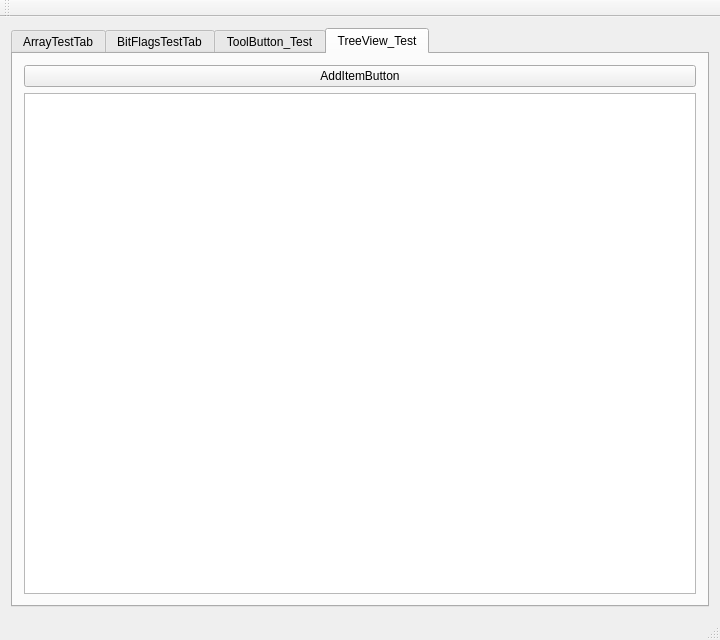
<?xml version="1.0" encoding="UTF-8"?>
<ui version="4.0">
 <class>BasicTestsClass</class>
 <widget class="QMainWindow" name="BasicTestsClass">
  <property name="geometry">
   <rect>
    <x>0</x>
    <y>0</y>
    <width>720</width>
    <height>640</height>
   </rect>
  </property>
  <property name="minimumSize">
   <size>
    <width>720</width>
    <height>640</height>
   </size>
  </property>
  <property name="windowTitle">
   <string>BasicTests</string>
  </property>
  <widget class="QWidget" name="centralWidget">
   <layout class="QVBoxLayout" name="verticalLayout">
    <item>
     <widget class="QTabWidget" name="tabWidget">
      <property name="tabPosition">
       <enum>QTabWidget::North</enum>
      </property>
      <property name="currentIndex">
       <number>3</number>
      </property>
      <widget class="TzArrayTestTab" name="ArrayTestTab">
       <attribute name="title">
        <string>ArrayTestTab</string>
       </attribute>
       <layout class="QVBoxLayout" name="verticalLayout_2">
        <item>
         <layout class="QHBoxLayout" name="horizontalLayout">
          <item>
           <widget class="QPushButton" name="Array_start_pushButton">
            <property name="text">
             <string>开始</string>
            </property>
           </widget>
          </item>
          <item>
           <widget class="QPushButton" name="Array_end_pushButton">
            <property name="text">
             <string>结束</string>
            </property>
           </widget>
          </item>
         </layout>
        </item>
        <item>
         <widget class="QProgressBar" name="ArrayTestProgressBar">
          <property name="value">
           <number>0</number>
          </property>
          <property name="textVisible">
           <bool>true</bool>
          </property>
          <property name="invertedAppearance">
           <bool>true</bool>
          </property>
         </widget>
        </item>
        <item>
         <widget class="QTextEdit" name="Array_textEdit"/>
        </item>
       </layout>
      </widget>
      <widget class="QWidget" name="BitFlagsTestTab">
       <attribute name="title">
        <string>BitFlagsTestTab</string>
       </attribute>
       <layout class="QVBoxLayout" name="verticalLayout_3">
        <item>
         <widget class="QComboBox" name="comboBox_bit_test">
          <item>
           <property name="text">
            <string>用例1 —— 与操作</string>
           </property>
          </item>
          <item>
           <property name="text">
            <string>用例2 —— 或操作</string>
           </property>
          </item>
          <item>
           <property name="text">
            <string>用例3 —— +操作</string>
           </property>
          </item>
          <item>
           <property name="text">
            <string>用例4 —— -操作</string>
           </property>
          </item>
          <item>
           <property name="text">
            <string>用例5 —— 非操作</string>
           </property>
          </item>
          <item>
           <property name="text">
            <string>用例6 —— 数据设置与验证</string>
           </property>
          </item>
          <item>
           <property name="text">
            <string>用例7 —— 综合操作验证</string>
           </property>
          </item>
         </widget>
        </item>
        <item>
         <widget class="QProgressBar" name="progressBar_bit_test">
          <property name="value">
           <number>0</number>
          </property>
         </widget>
        </item>
        <item>
         <widget class="QTextEdit" name="textEdit_bit_test"/>
        </item>
       </layout>
      </widget>
      <widget class="QWidget" name="ToolButtonTestTab">
       <attribute name="title">
        <string>ToolButton_Test</string>
       </attribute>
       <layout class="QHBoxLayout" name="horizontalLayout_2">
        <item>
         <widget class="QToolButton" name="toolButton_test">
          <property name="text">
           <string>...</string>
          </property>
          <property name="popupMode">
           <enum>QToolButton::DelayedPopup</enum>
          </property>
         </widget>
        </item>
        <item>
         <spacer name="horizontalSpacer">
          <property name="orientation">
           <enum>Qt::Horizontal</enum>
          </property>
          <property name="sizeHint" stdset="0">
           <size>
            <width>40</width>
            <height>20</height>
           </size>
          </property>
         </spacer>
        </item>
       </layout>
      </widget>
      <widget class="QWidget" name="TreeViewTestTab">
       <attribute name="title">
        <string>TreeView_Test</string>
       </attribute>
       <layout class="QVBoxLayout" name="verticalLayout_4">
        <item>
         <widget class="QPushButton" name="Add_tree_item_button">
          <property name="text">
           <string>AddItemButton</string>
          </property>
         </widget>
        </item>
        <item>
         <widget class="QTreeView" name="AimTreeView">
          <property name="frameShape">
           <enum>QFrame::StyledPanel</enum>
          </property>
          <property name="dragEnabled">
           <bool>true</bool>
          </property>
         </widget>
        </item>
       </layout>
      </widget>
     </widget>
    </item>
   </layout>
  </widget>
  <widget class="QMenuBar" name="menuBar">
   <property name="geometry">
    <rect>
     <x>0</x>
     <y>0</y>
     <width>720</width>
     <height>23</height>
    </rect>
   </property>
  </widget>
  <widget class="QToolBar" name="mainToolBar">
   <attribute name="toolBarArea">
    <enum>TopToolBarArea</enum>
   </attribute>
   <attribute name="toolBarBreak">
    <bool>false</bool>
   </attribute>
  </widget>
  <widget class="QStatusBar" name="statusBar"/>
 </widget>
 <layoutdefault spacing="6" margin="11"/>
 <customwidgets>
  <customwidget>
   <class>TzArrayTestTab</class>
   <extends>QWidget</extends>
   <header>basic_array_test_tab_widget.h</header>
   <container>1</container>
  </customwidget>
 </customwidgets>
 <resources>
  <include location="BasicTests.qrc"/>
 </resources>
 <connections/>
</ui>
